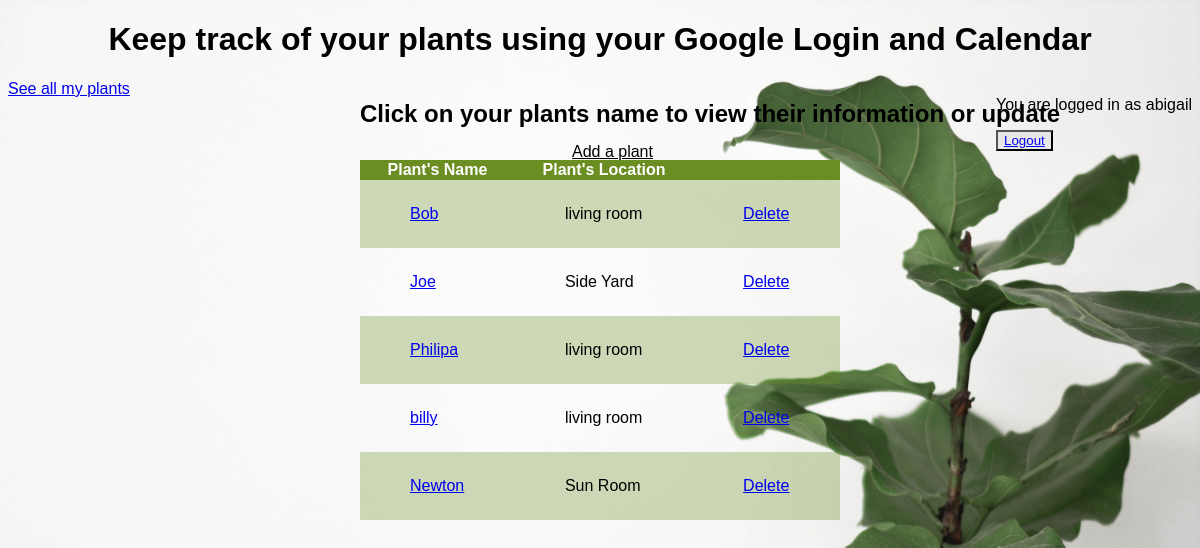
//plants/ (signed in), run on the app's committed database.
### plants/models.py (models this page shows)
class plants(models.Model):
	user=models.ForeignKey(User, on_delete=models.CASCADE)
	name= models.CharField(max_length=50)
	location=models.CharField(max_length=200)
	frequency=models.PositiveSmallIntegerField()
	last_watered=models.DateField()
	event_id = models.CharField(max_length= 50, blank=True)
	def get_absolute_url(self):
		return reverse('update-plant', kwargs={"pk": self.pk})
	def get_delete(self):
		return reverse('delete-plant', kwargs={"pk": self.pk})

### plants/views.py (the view)
# urls.py: path('', PlantListView.as_view(), name= 'plants'),
class PlantListView(LoginRequiredMixin,ListView):
	template_name= 'plants/plants_list.html'
	def get_queryset(self):
		return plants.objects.filter(user=self.request.user)

### plants/templates/plants/plants_list.html
{% extends "base.html" %}
{% block content%}
<div class= table>
<h2 class=table> Click on your plants name to view their information or update</h2>
<a class= add href='{% url "create-plant" %}'>Add a plant</a>
	<table>
		<tr>
			<th> Plant's Name</th>
			<th> Plant's Location</th>
			<th></th>
		</tr>
		{% for instance in object_list%}
			<tr>
				<td><a href= '{{ instance.get_absolute_url }}'>{{instance.name}} </a></td>
				<td>{{instance.location}}</td>
				<form action= '.' method='POST'> {% csrf_token %}<td> <a href='{{ instance.get_delete }}'>Delete </a></td></form>
			</tr>
		{%endfor%}
	</table>
</div>
{% endblock%}

### plants/templates/base.html (shortened to what this page needs)
<!doctype html>
<html>
{% load static %}
<link rel='stylesheet' type= "text/css" href="{% static 'plantstatic/style.css' %}">
<head>
</head>
<header>
<h1> Keep track of your plants using your Google Login and Calendar</h1>
{% if user.is_authenticated%}
<a href='{% url "plants" %}'>See all my plants </a>
<div class= "user">
<p> You are logged in as {{user.username}}</p>
<button class= logout><a href='{% url "account_logout" %}'>Logout </a></button>
</div>
{% endif %}
</header>
{% block content %}
{% endblock %}
</html>

### static/plantstatic/style.css (style rules this page uses)
html { background: green url("images/pexels-content-pixie-3554239.jpg") no-repeat center center fixed; background-size: cover; }
table { width:40%; border-collapse: collapse; position:fixed; top:20%; left:30% }
form { position:fixed; top:36%; left:36%; }
tr:nth-child(even) { background-color: #6B8E2350; }
td { vertical-align: middle; padding: 25px 50px 25px; }
th { background-color: #6B8E23; color: white; }
h1 { text-align:center; font-family: Ubuntu, sans-serif; }
h2.table { position:absolute; top:10%; left:30%; }
.logout { background-color: #e7e7e7; }
.user { float:right; }
.add { font-size: 16px; border:none; color:black; padding: 15px 32px; position:fixed; left: 45%; top:16%; }

### data on the page
plants: name "Bob", location "living room"
plants: name "Joe", location "Side Yard"
plants: name "Philipa", location "living room"
plants: name "billy", location "living room"
plants: name "Newton", location "Sun Room"

### other printed values
{{ user.username }} "abigail"
